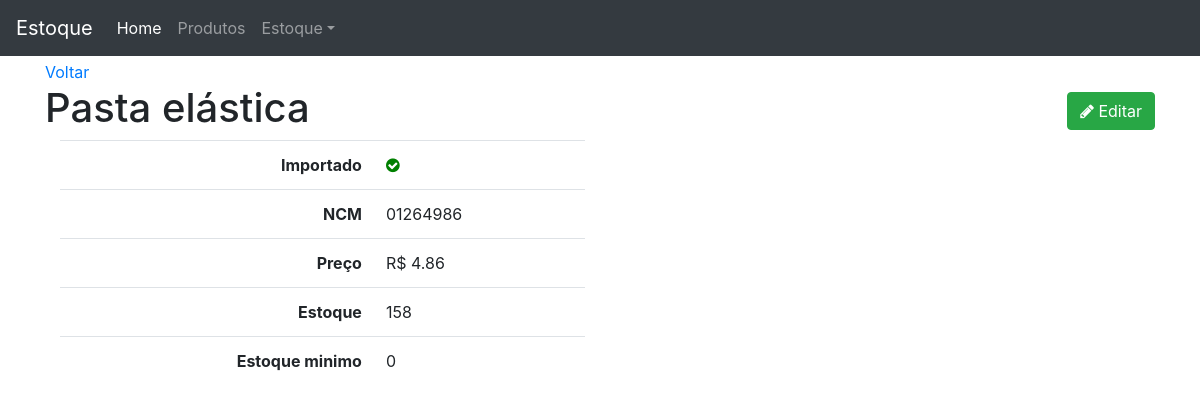
The page /produto/32/ on the database its author committed.
### produto/models.py (models this page shows, shortened)
class Produto(models.Model):
    importado = models.BooleanField(default=False)
    ncm = models.CharField('NCM', max_length=8)
    produto = models.CharField(max_length=100, unique=True)
    preco = models.DecimalField('preço', max_digits=7, decimal_places=2)
    estoque = models.IntegerField('estoque atual')
    estoque_minimo = models.PositiveIntegerField('estoque mínimo', default=0)
    class Meta:
        ordering = ('-produto',)
    def __str__(self):
        return self.produto

### produto/views.py (the view)
# urls.py: path('<int:pk>/', v.produto_detail, name='url_produto_detail'),
def produto_detail(request, pk):
    template_name = 'produto/produto_detail.html'
    obj = Produto.objects.get(pk=pk)
    context = {'object': obj}
    return render(request, template_name, context)

### produto/templates/produto/produto_detail.html
{% extends 'base.html' %}
{% block content %}
<a href="{% url 'produto:url_produto_list' %}">Voltar</a>
<h1>{{ object }}
    <span class="pull-right">
        <a href="{% url 'produto:url_produto_edit' object.pk %}">
            <button type="button" class="btn btn-success">
                <span class="fa fa-pencil"></span> Editar
            </button>
        </a>
    </span>
</h1>
<div class="col-sm-6">
    <table class="table table-user-information">
        <tbody>
            <tr>
                <th class="text-right">Importado</th>
                <td>
                    {% if object.importado %}
                        <i class="fa fa-check-circle ok"></i>
                        {% else %}
                        <i class="fa fa-minus-circle no"></i>
                    {% endif %}
                </td>
            </tr>
            <tr>
                <th class="text-right">NCM</th>
                <td>{{ object.ncm }}</td>
            </tr>
            <tr>
                <th class="text-right">Preço</th>
                <td>R$ {{ object.preco }}</td>
            </tr>
            <tr>
                <th class="text-right">Estoque</th>
                <td>{{ object.estoque }}</td>
            </tr>
            <tr>
                <th class="text-right">Estoque minimo</th>
                <td>{{ object.estoque_minimo }}</td>
            </tr>
        </tbody>
    </table>
</div>
{% endblock content %}

### core/templates/base.html (style rules this page uses)
body { margin-top: 60px; }
.ok { color: green; }

### rows shown on the page
Produto: produto "Pasta elástica", ncm "01264986", preco "4.86", estoque "158", estoque_minimo "0"
